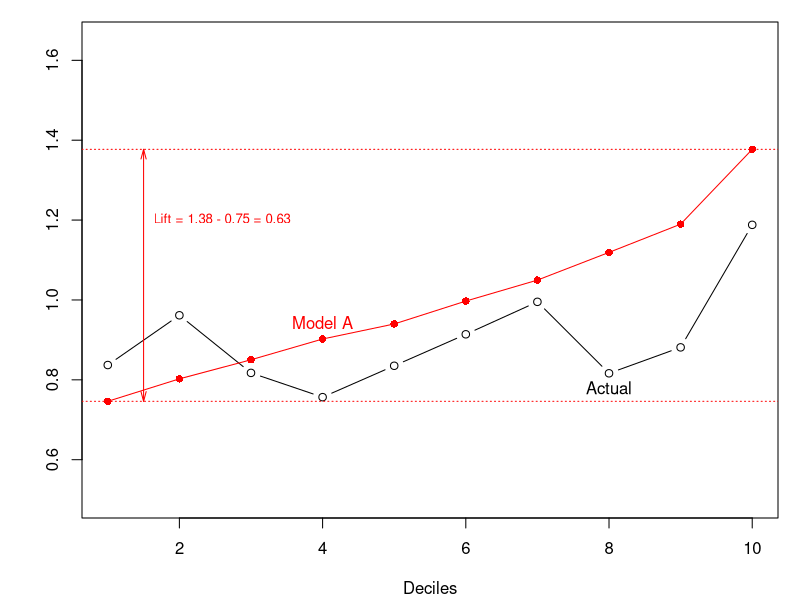
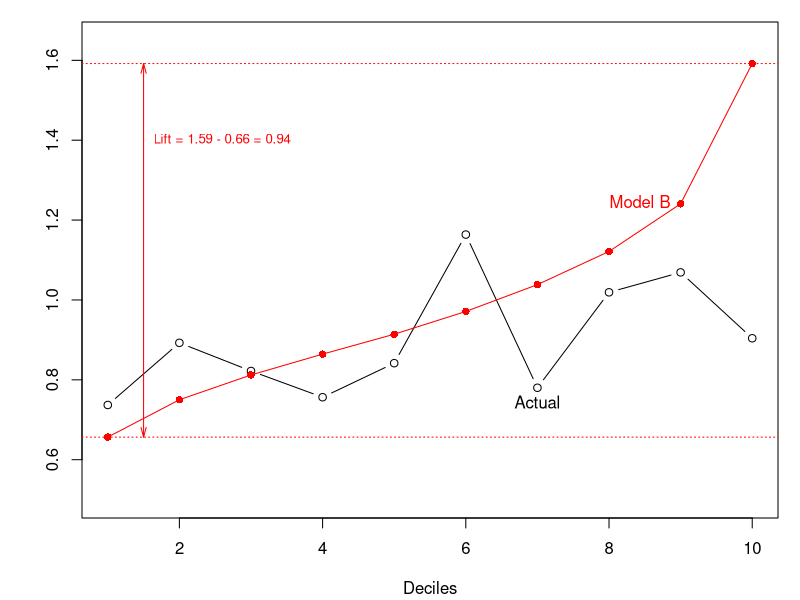

Generate these figures, in order, with R:

# Using the car.csv data from the book
# Generalized Linear Models for Insurance Data
# by Piet de Jong and Gillian Heller
# http://www.acst.mq.edu.au/GLMsforInsuranceData/
#
dta <- read.csv("data/car.csv")
dta <- dta[,1:10]
dta$veh_age <- as.factor(dta$veh_age)
dta$agecat <- as.factor(dta$agecat)
# separate all records with positive claims cost
idx <- dta$claimcst0 > 0
dtb <- dta[idx,]
dtb$obs <- 1:(dim(dtb)[1]) #adding row number
rm(idx, dta)
# add random numbers and split data into training and holdout
set.seed(189763)
dtb$rnd <- runif(dim(dtb)[1])
idx <- dtb$rnd < 0.6
dt.train <- dtb[idx,]
dt.holdout <- dtb[!idx,]
rm(idx, dtb)
#
# Fit a simple gamma GLM with two predictors
# This will be our current base model
#
fit.base <- glm(claimcst0 ~ area + veh_age, data = dt.train,
                family = Gamma(link = "log"))
dt.holdout$base <- predict(fit.base, newdata = dt.holdout, type = "response")
#
# Fit a "superior" model by including a new variable
# Store our model predictions in the dataset
#
fit.A <- glm(claimcst0 ~ area + veh_age + gender, data = dt.train,
             family = Gamma(link = "log"))
dt.holdout$mod.A <- predict(fit.A, newdata = dt.holdout, type = "response")
#
# Calculate bins of equal exposure based on sorting
# by model A predictions
#
set.seed(13472)
ord <- order(dt.holdout$mod.A, runif(length(dt.holdout$mod.A)))
dt.holdout <- dt.holdout[ord,]
cum.expo <- cumsum(dt.holdout$exposure)
total.exposure <- sum(dt.holdout$exposure)
bks <- c(0, 1:9 * total.exposure/10, 10.2 * total.exposure/10)
dt.holdout$bin.A <- cut(cum.expo, breaks = bks, labels = 1:10)
dt.holdout <- dt.holdout[order(dt.holdout$obs),]

rm(ord, cum.expo, total.exposure, bks)
# Check that summing exposure by bin number gives about
# equal exposure in each bin
tapply(dt.holdout$exposure, dt.holdout$bin.A, sum)
#
# Now let's calculate the lift that the new model provides
# compared to the current base model using deciles
#
avg.mod.A <- tapply(dt.holdout$mod.A,
                    dt.holdout$bin.A, mean)/mean(dt.holdout$mod.A)
avg.actual <- tapply(dt.holdout$claimcst0,
                     dt.holdout$bin.A, mean)/mean(dt.holdout$mod.A)
par(mar = c(4,4,1,1)+0.1)
lim = c(0.5, 1.65)
plot(x = 1:10, y = avg.actual, type = "b", ylim = lim,
     xlab = "Deciles", ylab = "")
points(x = 1:10, y = avg.mod.A, pch = 16, col = "red")
lines(x = 1:10, y = avg.mod.A, col = "red")
text(x = 8, y = avg.actual[8], labels = "Actual", pos = 1)
text(x = 4, y = avg.mod.A[4], labels = "Model A", pos = 3, col = "red")
abline(h = avg.mod.A[c(1,10)], lty = 3, col = "red")
arrows(x0 = 1.5, y0 = avg.mod.A[1], x1 = 1.5, y1 = avg.mod.A[10],
       code = 3, col = "red", angle = 15, length = 0.1)
text(x = 1.5, y = 1.2,
     labels = paste(c("Lift = ",
                      round(avg.mod.A[10],2), " - ",
                      round(avg.mod.A[1],2), " = ",
                      round(diff(avg.mod.A[c(1,10)]),2)),
                    collapse = ""),
     pos = 4, cex = 0.8, col = "red")
rm(avg.mod.A, avg.actual, lim)
#
# Fit a complete model by including all variables
#
fit.B <- glm(claimcst0 ~ area + veh_age + gender + agecat +
               veh_value + veh_body,
             data = dt.train, family = Gamma(link = "log"))
dt.holdout$mod.B <- predict(fit.B, newdata = dt.holdout, type = "response")
#
# Calculate bins of equal exposure based on sorting
# by model B predictions
#
set.seed(13472)
ord <- order(dt.holdout$mod.B, runif(length(dt.holdout$mod.B)))
dt.holdout <- dt.holdout[ord,]
cum.expo <- cumsum(dt.holdout$exposure)
total.exposure <- sum(dt.holdout$exposure)
bks <- c(0, 1:9 * total.exposure/10, 10.2 * total.exposure/10)

dt.holdout$bin.B <- cut(cum.expo, breaks = bks, labels = 1:10)
dt.holdout <- dt.holdout[order(dt.holdout$obs),]
rm(ord, cum.expo, total.exposure, bks)
# Check that summing exposure by bin number gives about
# equal exposure in each bin
tapply(dt.holdout$exposure, dt.holdout$bin.B, sum)
#
# Now let's calculate the lift that the new model provides
# compared to the current base model using deciles
#
avg.mod.B <- tapply(dt.holdout$mod.B,
                    dt.holdout$bin.B, mean)/mean(dt.holdout$mod.B)
avg.actual <- tapply(dt.holdout$claimcst0,
                     dt.holdout$bin.B, mean)/mean(dt.holdout$mod.B)
par(mar = c(4,4,1,1)+0.1)
lim = c(0.5, 1.65)
plot(x = 1:10, y = avg.actual, type = "b", ylim = lim,
     xlab = "Deciles", ylab = "")
points(x = 1:10, y = avg.mod.B, pch = 16, col = "red")
lines(x = 1:10, y = avg.mod.B, col = "red")
text(x = 7, y = avg.actual[7], labels = "Actual", pos = 1)
text(x = 9, y = avg.mod.B[9], labels = "Model B", pos = 2, col = "red")
abline(h = avg.mod.B[c(1,10)], lty = 3, col = "red")
arrows(x0 = 1.5, y0 = avg.mod.B[1], x1 = 1.5, y1 = avg.mod.B[10],
       code = 3, col = "red", angle = 15, length = 0.1)
text(x = 1.5, y = 1.4,
     labels = paste(c("Lift = ",
                      round(avg.mod.B[10],2), " - ",
                      round(avg.mod.B[1],2), " = ",
                      round(diff(avg.mod.B[c(1,10)]),2)),
                    collapse = ""),
     pos = 4, cex = 0.8, col = "red")
rm(avg.mod.B, avg.actual, lim)